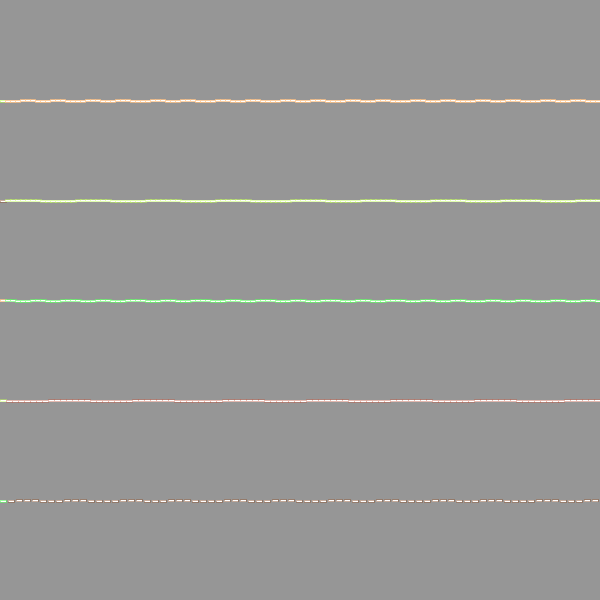
Frame 1 (no input)
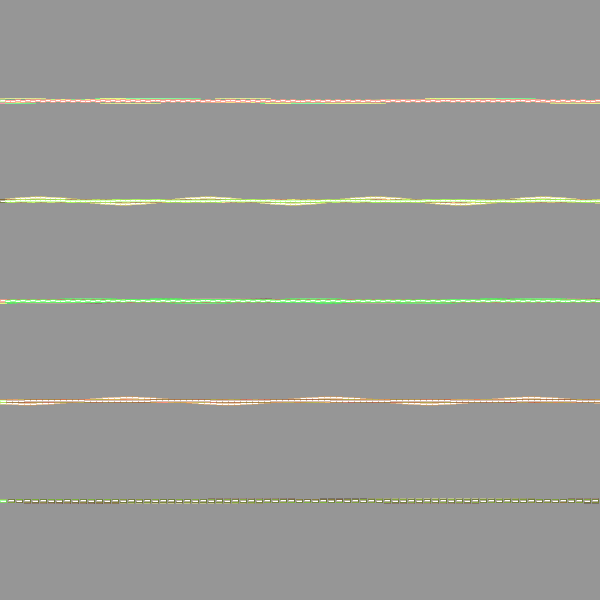
Frame 60 (the mouse pressed at the canvas centre just before this capture)
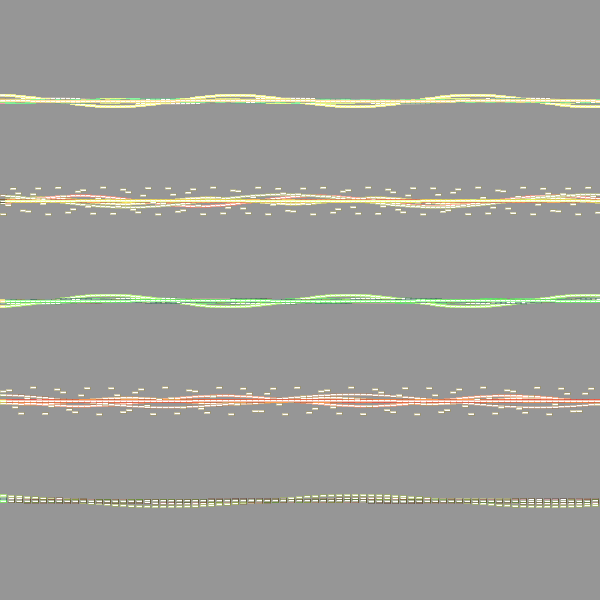
Frame 120 (the mouse held since frame 60 and released just before this capture)

The Processing sketch that drew these frames (run headless with seeded random() and noise(); from frame 60 on, the mouse is pressed at the canvas centre):

// Processing sketch: processing_12938
// ── processing_12938.pde

float moveUp = 0;
float moveOffsetUp1 = 200;
float moveOffsetUp2 = 400;
float scaleUp;
float Origin1 = 0;
float ab;
float radius = 100;

float moveDown = 0;
float moveOffsetDown1 = 100;
float moveOffsetDown2 = 300;
float moveOffsetDown3 = 500;
float scaleDown;
float Origin2 = 0;
float bc;

void setup () {
  size (600, 600);
  background (150, 120);
  smooth ();
  frameRate (10);
  
}

void draw () {
  stroke (random(150));
  smooth ();
  
 float r = random (120, 400);
  float g = random (88, 350);
  float b = random (50, 200);
  float c = random (80, 150);
  stroke(r, g, b, c);
  
  
  moveUp = random (35);
  moveDown = random (35);  
  scaleUp = random (20);
  scaleDown = random (20);
  
moveUp = Origin1;
moveDown = Origin2;

ab = PI/random (35);
bc = PI/random (35);
  
  
    //wave scaling Down
    for (int x = 0; x <= width; x += 5) {
      float y = moveOffsetDown1 + (sin(moveDown) /scaleDown);
      rect(x, y, 5, 2);
      ellipseMode (CENTER);
      stroke (g, r, 130, 180);
      moveDown += ab;
      
    }
    
     //wave scaling Down
    for (int x = 0; x <= width; x += 5) {
      float y = moveOffsetDown2 + (sin(moveDown) /scaleDown);
      rect(x, y, 6, 2);
      ellipseMode (CENTER);
      stroke (b, g, 90, 140);
      moveDown += ab;
      
    }
   //wave scaling Down
    for (int x = 0; x <= width; x += 8) {
      float y = moveOffsetDown3 + (sin(moveDown) /scaleDown);
      rect(x, y, 6, 2);
      ellipseMode (CENTER);
      stroke (c, b, 50, 120);
      moveDown += ab;
      
    }
  
  
     //wave scaling Up
    for (int x = 0; x <= width; x += 5) {
      float y = moveOffsetUp1 - (sin(moveUp) / scaleUp);
      rect(x, y, 6, 2);
      ellipseMode (CENTER);
      stroke (r, g, 80, 110);
      moveUp += bc;
    
    }
    
  
     //wave scaling Up 2
    for (int x = 0; x <= width; x += 6) {
      float y = moveOffsetUp2 - (sin(moveUp) / scaleUp);
      rect(x, y, 6, 2);
      ellipseMode (CENTER);
      stroke (r, b, 60, 100);
      moveUp += bc;
    
    }
   
   Origin1 += 0.2;
   Origin2 +=0.1;
}
